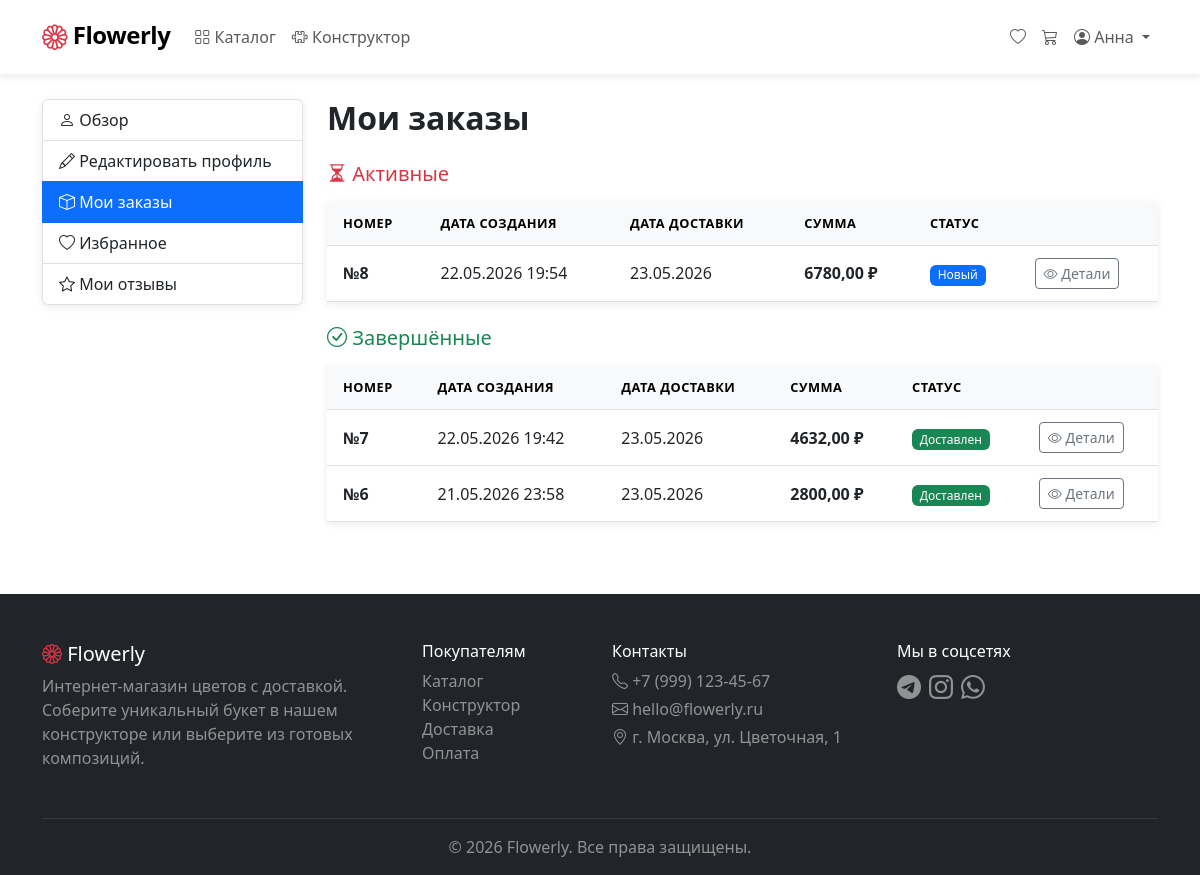
/profile/orders/ (signed in), run on the app's committed database.
### FlowerlyApp/models.py (models this page shows, shortened)
class User(AbstractUser):
    username = None
    email = models.EmailField('Email', unique=True)
    phone = models.CharField('Телефон', max_length=20, blank=True)
    default_address = models.TextField('Адрес по умолчанию', blank=True)
    avatar = models.ImageField('Аватар', upload_to='avatars/', blank=True)
    is_florist = models.BooleanField('Флорист', default=False)
    created_at = models.DateTimeField('Дата регистрации', auto_now_add=True)
    USERNAME_FIELD = 'email'
    REQUIRED_FIELDS = ['first_name', 'last_name']
    objects = UserManager()
    class Meta:
        verbose_name = 'Пользователь'
        verbose_name_plural = 'Пользователи'

class Order(models.Model):
    STATUS_CHOICES = [
        ('new', 'Новый'),
        ('confirmed', 'Принят'),
        ('assembling', 'Собирается'),
        ('ready', 'Готов'),
        ('in_delivery', 'В доставке'),
        ('delivered', 'Доставлен'),
        ('cancelled', 'Отменён'),
    ]
    ALLOWED_TRANSITIONS = {
        'new': ['confirmed', 'cancelled'],
        'confirmed': ['assembling', 'cancelled'],
        'assembling': ['ready'],
        'ready': ['in_delivery'],
        'in_delivery': ['delivered'],
    }
    user = models.ForeignKey(settings.AUTH_USER_MODEL, on_delete=models.CASCADE)
    status = models.CharField('Статус', max_length=20, choices=STATUS_CHOICES, default='new')
    address = models.TextField('Адрес доставки')
    delivery_date = models.DateField('Дата доставки')
    delivery_time_slot = models.CharField('Слот доставки', max_length=20, choices=[
    ('9-12', '09:00 – 12:00'),
    ('12-15', '12:00 – 15:00'),
    ('15-18', '15:00 – 18:00'),
    ('18-21', '18:00 – 21:00'),
    ], default='9-12')
    comment = models.TextField('Комментарий', blank=True)
    promo_code = models.ForeignKey(PromoCode, on_delete=models.SET_NULL, null=True, blank=True)
    discount_amount = models.DecimalField('Скидка', max_digits=10, decimal_places=2, default=0)
    total_price = models.DecimalField('Итоговая сумма', max_digits=10, decimal_places=2)
    created_at = models.DateTimeField(auto_now_add=True)
    updated_at = models.DateTimeField(auto_now=True)
    class Meta:
        verbose_name = 'Заказ'
        verbose_name_plural = 'Заказы'
        ordering = ['-created_at']

### FlowerlyApp/views.py (the view)
# urls.py: path('profile/orders/', views.order_history, name='order_history'),
@login_required
def order_history(request):
    status_filter = request.GET.get('status', '')
    orders = Order.objects.filter(user=request.user)
    if status_filter:
        orders = orders.filter(status=status_filter)
    orders = orders.order_by('-created_at')
    active_orders = orders.exclude(status__in=['delivered', 'cancelled'])
    completed_orders = orders.filter(status__in=['delivered', 'cancelled'])
    context = {
        'active_orders': active_orders,
        'completed_orders': completed_orders,
        'current_status': status_filter,
        'status_choices': Order.STATUS_CHOICES,
    }
    return render(request, 'profile/order_history.html', context)

### FlowerlyApp/context_processors.py (called while the page is built)
def cart_counter(request):
    if request.user.is_authenticated:
        try:
            cart = Cart.objects.get(user=request.user)
            count = cart.total_items()
        except Cart.DoesNotExist:
            count = 0
    else:
        count = 0
    return {'cart_count': count}

### FlowerlyApp/models.py (called while the page is built)
    def total_items(self):
        return self.items.count()

### FlowerlyApp/templates/profile/order_history.html (shortened to what this page needs)
{% extends 'base.html' %}
{% block content %}
<div class="container">
    <div class="row">
        <div class="col-md-3 mb-4">
            <div class="list-group shadow-sm">
                <a href="{% url 'flowerly:profile' %}" class="list-group-item list-group-item-action">
                    <i class="bi bi-person"></i> Обзор
                </a>
                <a href="{% url 'flowerly:profile_edit' %}" class="list-group-item list-group-item-action">
                    <i class="bi bi-pencil"></i> Редактировать профиль
                </a>
                <a href="{% url 'flowerly:order_history' %}" class="list-group-item list-group-item-action active">
                    <i class="bi bi-box"></i> Мои заказы
                </a>
                <a href="{% url 'flowerly:favorites' %}" class="list-group-item list-group-item-action">
                    <i class="bi bi-heart"></i> Избранное
                </a>
                <a href="{% url 'flowerly:my_reviews' %}" class="list-group-item list-group-item-action">
                    <i class="bi bi-star"></i> Мои отзывы
                </a>
            </div>
        </div>
        <div class="col-md-9">
            <h2 class="fw-bold mb-4">Мои заказы</h2>
            <h5 class="mb-3 text-danger"><i class="bi bi-hourglass-split"></i> Активные</h5>
            {% if active_orders %}
            <div class="table-responsive shadow-sm mb-4">
                <table class="table table-hover align-middle">
                    <thead class="table-light">
                        <tr>
                            <th>Номер</th>
                            <th>Дата создания</th>
                            <th>Дата доставки</th>
                            <th>Сумма</th>
                            <th>Статус</th>
                            <th></th>
                        </tr>
                    </thead>
                    <tbody>
                        {% for order in active_orders %}
                        <tr>
                            <td><strong>№{{ order.id }}</strong></td>
                            <td>{{ order.created_at|date:"d.m.Y H:i" }}</td>
                            <td>{{ order.delivery_date|date:"d.m.Y" }}</td>
                            <td class="fw-bold">{{ order.total_price }} ₽</td>
                            <td>
                                <span class="badge
                                    {% if order.status == 'new' %}bg-primary
                                    {% elif order.status == 'confirmed' %}bg-info text-dark
                                    {% elif order.status == 'assembling' %}bg-warning text-dark
                                    {% elif order.status == 'ready' %}bg-secondary
                                    {% elif order.status == 'in_delivery' %}bg-info
                                    {% endif %}">
                                    {{ order.get_status_display }}
                                </span>
                            </td>
                            <td>
                                <a href="{% url 'flowerly:order_detail' order.id %}" class="btn btn-sm btn-outline-secondary">
                                    <i class="bi bi-eye"></i> Детали
                                </a>
                            </td>
                        </tr>
                        {% endfor %}
                    </tbody>
                </table>
            </div>
            {% else %}
            <p class="text-muted mb-4">Активных заказов нет</p>
            {% endif %}
            <h5 class="mb-3 text-success"><i class="bi bi-check-circle"></i> Завершённые</h5>
            {% if completed_orders %}
            <div class="table-responsive shadow-sm">
                <table class="table table-hover align-middle">
                    <thead class="table-light">
                        <tr>
                            <th>Номер</th>
                            <th>Дата создания</th>
                            <th>Дата доставки</th>
                            <th>Сумма</th>
                            <th>Статус</th>
                            <th></th>
                        </tr>
                    </thead>
                    <tbody>
                        {% for order in completed_orders %}
                        <tr>
                            <td><strong>№{{ order.id }}</strong></td>
                            <td>{{ order.created_at|date:"d.m.Y H:i" }}</td>
                            <td>{{ order.delivery_date|date:"d.m.Y" }}</td>
                            <td class="fw-bold">{{ order.total_price }} ₽</td>
                            <td>
                                <span class="badge
                                    {% if order.status == 'delivered' %}bg-success
                                    {% elif order.status == 'cancelled' %}bg-danger
                                    {% endif %}">
                                    {{ order.get_status_display }}
                                </span>
                            </td>
                            <td>
                                <a href="{% url 'flowerly:order_detail' order.id %}" class="btn btn-sm btn-outline-secondary">
                                    <i class="bi bi-eye"></i> Детали
                                </a>
                            </td>
                        </tr>
                        {% endfor %}
                    </tbody>
                </table>
            </div>
            {% else %}
            <p class="text-muted">Завершённых заказов пока нет</p>
            {% endif %}
        </div>
    </div>
</div>
{% endblock %}

### FlowerlyApp/templates/base.html (shortened to what this page needs)
<!DOCTYPE html>
<html lang="ru">
<head>
    <link href="https://cdn.jsdelivr.net/npm/bootstrap@5.3.0/dist/css/bootstrap.min.css" rel="stylesheet">
    <link href="https://cdn.jsdelivr.net/npm/bootstrap-icons@1.11.0/font/bootstrap-icons.css" rel="stylesheet">
    {% load static %}
    <link href="{% static 'css/style.css' %}" rel="stylesheet">
</head>
<body>
    <nav class="navbar navbar-expand-lg navbar-light bg-white shadow-sm sticky-top">
        <div class="container">
            <a class="navbar-brand" href="{% url 'flowerly:home' %}">
                <i class="bi bi-flower1 text-danger"></i>
                <span class="fw-bold">Flowerly</span>
            </a>
            <div class="collapse navbar-collapse" id="navbarMain">
                <ul class="navbar-nav me-auto mb-2 mb-lg-0">
                    <li class="nav-item">
                        <a class="nav-link {% if request.resolver_match.url_name == 'catalog' %}active{% endif %}"
                           href="{% url 'flowerly:catalog' %}">
                            <i class="bi bi-grid"></i> Каталог
                        </a>
                    </li>
                    <li class="nav-item">
                        <a class="nav-link {% if request.resolver_match.url_name == 'constructor' %}active{% endif %}"
                           href="{% url 'flowerly:constructor' %}">
                            <i class="bi bi-puzzle"></i> Конструктор
                        </a>
                    </li>
                </ul>
                <ul class="navbar-nav ms-auto mb-2 mb-lg-0">
                    {% if user.is_authenticated %}
                        <li class="nav-item">
                            <a class="nav-link" href="{% url 'flowerly:favorites' %}">
                                <i class="bi bi-heart"></i>
                            </a>
                        </li>
                        <li class="nav-item">
                            <a class="nav-link position-relative" href="{% url 'flowerly:cart_detail' %}">
                                <i class="bi bi-cart3"></i>
                            </a>
                        </li>
                        <li class="nav-item dropdown">
                            <a class="nav-link dropdown-toggle" href="#" id="userDropdown" role="button"
                               data-bs-toggle="dropdown">
                                <i class="bi bi-person-circle"></i> {{ user.first_name }}
                            </a>
                        </li>
                    {% endif %}
                </ul>
            </div>
        </div>
    </nav>
    <main class="py-4">
        {% block content %}{% endblock %}
    </main>
<footer class="bg-dark text-white pt-5 pb-3 mt-5">
    <div class="container">
        <div class="row">
            <div class="col-md-4 mb-3">
                <h5><i class="bi bi-flower1 text-danger"></i> Flowerly</h5>
                <p class="text-white-50">Интернет-магазин цветов с доставкой. Соберите уникальный букет в нашем конструкторе или выберите из готовых композиций.</p>
            </div>
            <div class="col-md-2 mb-3">
                <h6>Покупателям</h6>
                <ul class="list-unstyled">
                    <li><a href="{% url 'flowerly:catalog' %}" class="text-white-50 text-decoration-none">Каталог</a></li>
                    <li><a href="{% url 'flowerly:constructor' %}" class="text-white-50 text-decoration-none">Конструктор</a></li>
                    <li><a href="#" class="text-white-50 text-decoration-none">Доставка</a></li>
                    <li><a href="#" class="text-white-50 text-decoration-none">Оплата</a></li>
                </ul>
            </div>
            <div class="col-md-3 mb-3">
                <h6>Контакты</h6>
                <p class="text-white-50 mb-1"><i class="bi bi-telephone"></i> +7 (999) 123-45-67</p>
                <p class="text-white-50 mb-1"><i class="bi bi-envelope"></i> hello@flowerly.ru</p>
                <p class="text-white-50"><i class="bi bi-geo-alt"></i> г. Москва, ул. Цветочная, 1</p>
            </div>
            <div class="col-md-3 mb-3">
                <h6>Мы в соцсетях</h6>
                <div class="d-flex gap-2">
                    <a href="#" class="text-white-50 fs-4"><i class="bi bi-telegram"></i></a>
                    <a href="#" class="text-white-50 fs-4"><i class="bi bi-instagram"></i></a>
                    <a href="#" class="text-white-50 fs-4"><i class="bi bi-whatsapp"></i></a>
                </div>
            </div>
        </div>
        <hr class="border-secondary">
        <p class="text-center text-white-50 mb-0">© 2026 Flowerly. Все права защищены.</p>
    </div>
</footer>
</body>
</html>

### FlowerlyApp/static/css/style.css (style rules this page uses)
:root { --flowerly-primary: #dc3545; --flowerly-primary-dark: #bb2d3b; --flowerly-primary-light: #f8d7da; --flowerly-secondary: #6c757d; --flowerly-success: #198754; --flowerly-warning: #ffc107; --flowerly-bg-light: #f8f9fa; --flowerly-text-muted: #6c757d; }
body { font-family: 'Segoe UI', system-ui, -apple-system, sans-serif; color: #212529; background-color: #fff; min-height: 100vh; display: flex; flex-direction: column; }
main { flex: 1; }
.navbar { padding: 0.75rem 0; border-bottom: 1px solid #f0f0f0; }
.navbar-brand { font-size: 1.5rem; letter-spacing: -0.5px; }
.navbar-brand i { font-size: 1.6rem; vertical-align: -3px; }
.nav-link { font-weight: 500; padding: 0.5rem 1rem; border-radius: 8px; transition: all 0.2s ease; }
.table { margin-bottom: 0; }
.table thead th { font-weight: 600; text-transform: uppercase; font-size: 0.8rem; letter-spacing: 0.5px; padding: 0.75rem 1rem; }
.table tbody td { padding: 0.75rem 1rem; vertical-align: middle; }
.badge { font-weight: 500; padding: 0.35em 0.65em; border-radius: 6px; }
footer { margin-top: auto; }
footer a { transition: color 0.2s ease; }
.sticky-top { z-index: 100; }
.navbar { z-index: 1030 !important; }
.shadow-sm { box-shadow: 0 2px 8px rgba(0, 0, 0, 0.08) !important; }

### data on the page
User: first_name "Анна"
Order: id "8", created_at "22.05.2026 19:54", delivery_date "23.05.2026", total_price "6780,00", status "Новый"
Order: id "7", created_at "22.05.2026 19:42", delivery_date "23.05.2026", total_price "4632,00", status "Доставлен"
Order: id "6", created_at "21.05.2026 23:58", delivery_date "23.05.2026", total_price "2800,00", status "Доставлен"
